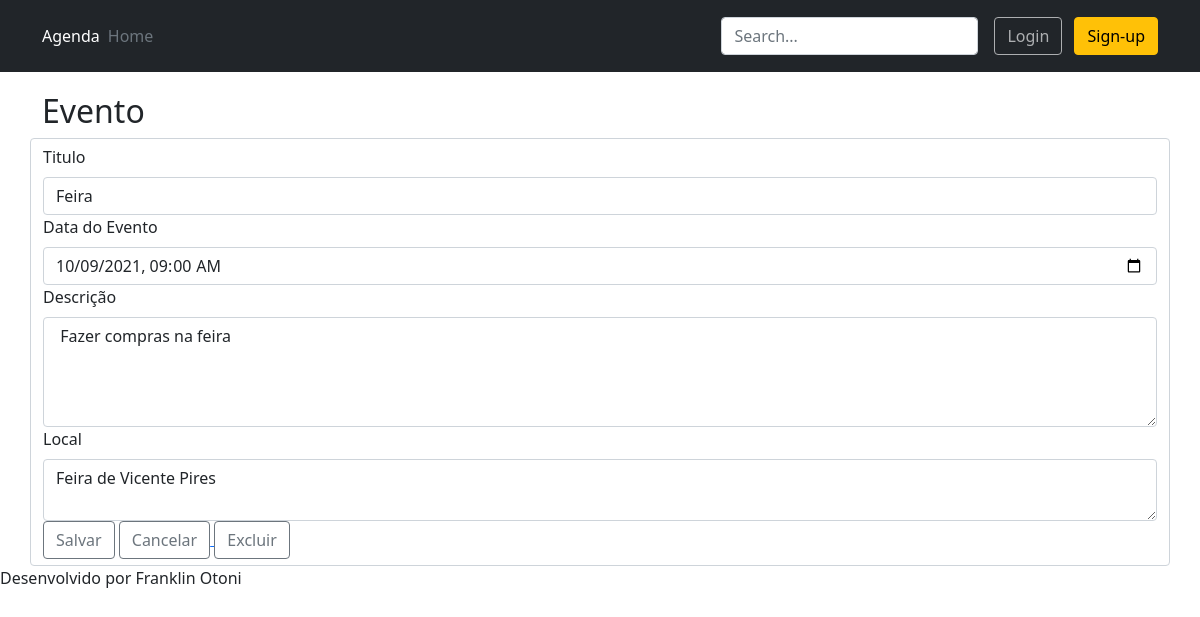
/agenda/evento/?id=14 (signed in), run on the app's committed database.
### core/models.py (models this page shows, shortened)
class Evento(models.Model):
    titulo = models.CharField(max_length=100)
    descricao = models.TextField(blank=True, null=True)
    local = models.TextField(max_length=120, blank=True, null=True)
    data_evento = models.DateTimeField(verbose_name="Data do Evento")
    data_criacao = models.DateTimeField(auto_now=True)
    usuario = models.ForeignKey(User, on_delete=models.CASCADE)
    class Meta:
        db_table = 'evento'
    def get_data_input_evento(self):
        return self.data_evento.strftime('%Y-%m-%dT%H:%M')

### core/views.py (the view)
# urls.py: path('agenda/evento/', views.evento),
@login_required(login_url='/login/')
def evento(request):
    id_evento = request.GET.get('id')
    dados = {}
    if id_evento:
        dados['evento'] = Evento.objects.get(id=id_evento)
    return render(request, 'evento.html', dados)

### templates/evento.html (shortened to what this page needs)
{% extends "model-page.html" %}
{% block content %}
<div class="container" style="padding-top: 20px;">
    <div class="row g5">
        <h2>Evento</h2>
        <form class="form-control" action="submit" method="POST"> {% csrf_token %}
            <div class="col-12">
                <label class="form-label">Titulo</label>
                <input class="form-control" type="text" name="titulo" size="23" value="{{ evento.titulo }}">
            </div>
            <div class="col-12">
                <label class="form-label">Data do Evento</label>
                <input class="form-control" type="datetime-local" name="data_evento" value="{{ evento.get_data_input_evento }}">
            </div>
            <div class="col-12">
                <label class="form-label">Descrição</label>
                <textarea class="form-control" name="descricao" rows="4" cols="24">{{ evento.descricao }} </textarea>
            </div>
            <div class="col-12">
                <label class="form-label">Local</label>
                <textarea class="form-control" name="local" rows="2" cols="24">{{ evento.local }} </textarea>
            </div>
            <div class="col-12">
                <a>
                    <button class="btn btn-outline-secondary" type="submit">Salvar</button>
                </a>
                <a href="/">
                    <button class="btn btn-outline-secondary" type="submit">Cancelar</button>
                </a>
                {% if evento.id %}
                    <a href="delete/{{evento.id}}/" >
                    <button class="btn btn-outline-secondary" type="button">Excluir</button>
                    </a>
                {% endif %}
            </div>
        </form>
    </div>
</div>
{% endblock %}

### static/agenda/css/style.css (style rules this page uses)
body { margin:0; color:#6a6f8c; background: rgba(240, 240, 240); font:600 16px/18px 'Open Sans',sans-serif; }
*,:after,:before { box-sizing:border-box }
a { color:inherit;text-decoration:none }

### data on the page
Evento: titulo "Feira", data_evento "10/09/2021 09:00", descricao "Fazer compras na feira", local "Feira de Vicente Pires"
